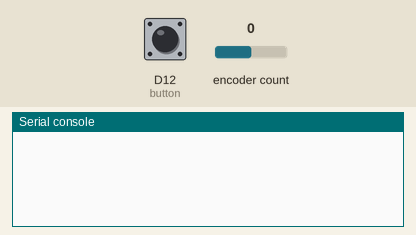
Bench run of a program on a simulated CircuitPython board. On the bench: the last lines printed to the serial console. The inputs (shaded band) are chosen by the test bench; at power-on: encoder count 0, D12 (button) HIGH. USB keyboard and mouse output is not drawn.

Above: at 1.2 s.
1.3 s: encoder count set to 1
At 2.5 s:
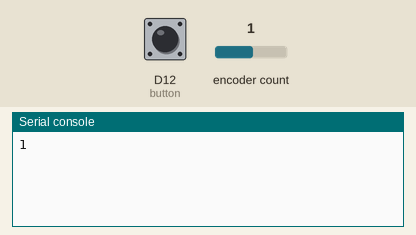
2.8 s: D12 (button) pulled LOW for 0.15 s
At 4.1 s:
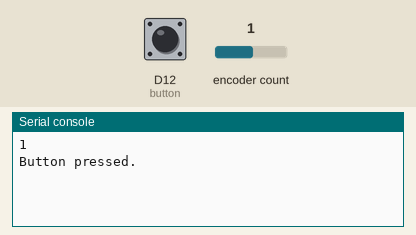
4.4 s: encoder count set to 2
At 5.5 s:
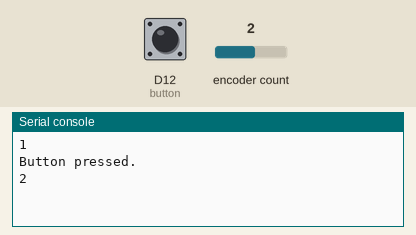

The program:

code.py
```python
import rotaryio
import board
import digitalio
import usb_hid
from adafruit_hid.keyboard import Keyboard
from adafruit_hid.keycode import Keycode
from adafruit_hid.keyboard_layout_us import KeyboardLayoutUS

from adafruit_hid.mouse import Mouse

button = digitalio.DigitalInOut(board.D12)
button.direction = digitalio.Direction.INPUT
button.pull = digitalio.Pull.UP

encoder = rotaryio.IncrementalEncoder(board.D10, board.D9)

button_state = None
last_position = encoder.position
key_pressed = False

def make_it_a_mouse(increment):
    m = Mouse(usb_hid.devices)
    m.move(wheel = increment)

def zoom_in_out(increment):

    # make it a keyboard first
    kbd = Keyboard(usb_hid.devices)
    kbdLayout = KeyboardLayoutUS(kbd)
    kbd.press(Keycode.ALT)

    make_it_a_mouse(increment)

    # make it a keyboard again
    kbd = Keyboard(usb_hid.devices)
    kbdLayout = KeyboardLayoutUS(kbd)
    kbd.release_all()

def scroll_in_out(increment):
    make_it_a_mouse(increment)


while True:
    current_position = encoder.position
    position_change = current_position - last_position

    if (position_change > 0) and (key_pressed == True) :
        for _ in range(position_change):
            zoom_in_out(1)
            print(current_position)
    elif (position_change < 0) and (key_pressed == True) :
        for _ in range(-position_change):
            zoom_in_out(-1)
            print(current_position)
    elif position_change > 0:
        for _ in range(position_change):
            scroll_in_out(1)
        print(current_position)
    elif position_change < 0:
        for _ in range(-position_change):
            scroll_in_out(-1)
        print(current_position)
    last_position = current_position

    if not button.value and button_state is None:
        button_state = "pressed"
        key_pressed = False
    if button.value and button_state == "pressed":
        print("Button pressed.")
        key_pressed = True
        button_state = None
```

Measured:
- after the input at 1.3 s, the serial console: prints a new line at once (image 1)
- after the input at 2.8 s, the serial console: prints a new line after 0.15 s (image 2)
- after the input at 4.4 s, the serial console: prints a new line at once (image 3)
